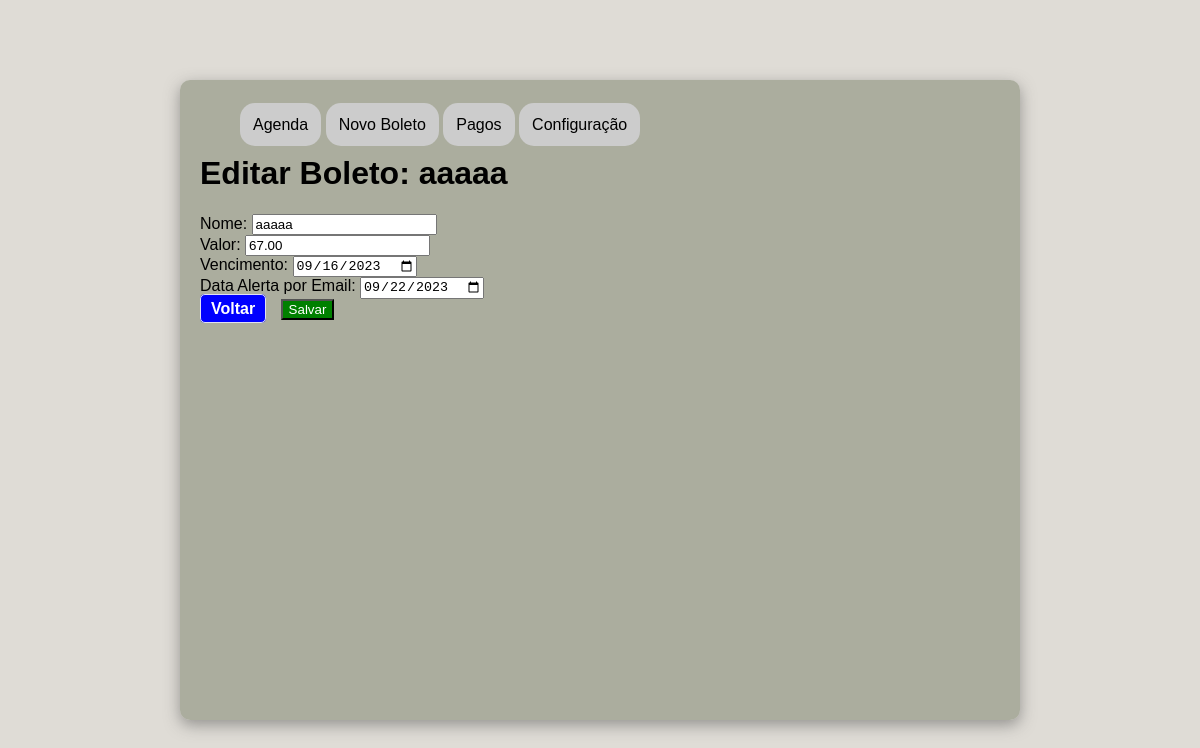
The page /editar/1 on the database its author committed.
### data.py (models this page shows)
class Boletos(Base):
    __tablename__ = 'boletos'
    id = Column(Integer, primary_key=True, autoincrement=True)
    nome = Column(String(255), nullable=False)
    valor = Column(DECIMAL(10, 2), nullable=False)
    vencimento = Column(Date, nullable=False)
    alerta_email = Column(Date, nullable=False)
    notificacao_3 = Column(Boolean, default=False)
    notificacao_venc = Column(Boolean, default=False)
    sit_pagamento = Column(Boolean, default=False)

### app.py (the view, shortened to what this page needs)
@app.route('/editar/<int:id>', methods=['GET', 'POST'])
def editar_boleto(id):
    conn = get_db_connection()
    boleto = conn.query(Boletos).filter(Boletos.id == id).first()
    conn.close()
    return render_template('editar.html', boleto=boleto)

### data.py (called while the page is built)
def get_db_connection():
    Session = sessionmaker(bind=engine)
    session = Session()
    return session

### templates/editar.html
{% extends "base/_head.html" %}
{% block content %}
    <div class="content">
        <h1>Editar Boleto: {{ boleto.nome }}</h1>
        <form action="/editar/{{ boleto.id }}" method="post">
            <div class="form__item">
                <label for="">Nome:</label>
                <input type="text" name="nome" value="{{ boleto.nome }}">
            </div>
            <div class="form__item">
                <label for="">Valor:</label>
                <input type="real" name="valor" value="{{ boleto.valor }}">
            </div>
            <div class="form__item">
                <label for="">Vencimento:</label>
                <input type="date" name="vencimento" value="{{ boleto.vencimento }}">
            </div>
            <div class="form__item">
                <label for="">Data Alerta por Email:</label>
                <input type="date" name="alerta_email" value="{{ boleto.alerta_email }}">
            </div>
            <div class="form__item">
                <a href="{{ url_for('index') }}" class="tabela__link b">Voltar</a>
                <input class="tabela__link g" type="submit" value="Salvar">
            </div>
        </form>
    </div>
</body>
</html>
{% endblock %}

### static/css/style.css (style rules this page uses)
body { font-family: Arial, sans-serif; background-color: #dddad3ec; display: flex; justify-content: center; align-items: center; height: 100vh; margin: 0px; }
a.tabela__link { text-decoration: none; margin-right: 10px; padding: 5px 10px; border: 1px solid #f5f4f2ec; border-radius: 5px; font-weight: bold; }
.tabela__link.b { background-color: blue; color: white; }
.tabela__link.g { background-color: green; color: white; }

### rows shown on the page
Boletos: nome "aaaaa", valor "67.00", vencimento "09/16/2023", alerta_email "09/22/2023"
